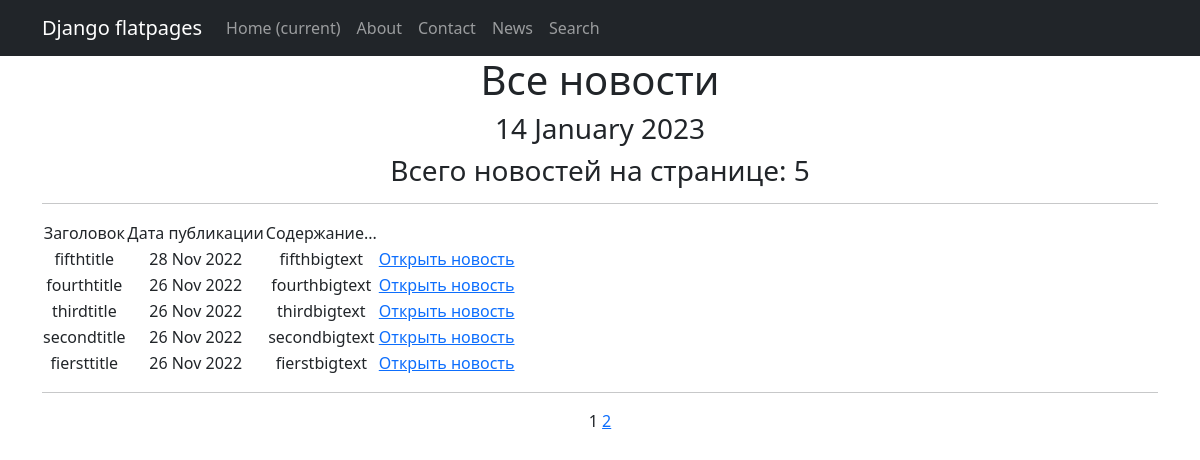
Page /news/ on the committed database.
### newsportal/models.py (models this page shows, shortened)
class Post(models.Model):
    author = models.ForeignKey(Author, on_delete=models.CASCADE)
    NEWS = 'NW'
    ARTICLE = 'AR'
    CATEGORY_CHOICES = (
        (NEWS, 'Новость'),
        (ARTICLE, 'Статья'),
    )
    categoryType = models.CharField(max_length=2, choices=CATEGORY_CHOICES, default=ARTICLE)
    dateCreation = models.DateTimeField(auto_now_add=True)
    postCategory = models.ManyToManyField(Category, through='postCategory')
    title = models.CharField(max_length=128)
    text = models.TextField()
    rating = models.SmallIntegerField(default=0)

### newsportal/views.py (the view)
# urls.py: path('', NewsList.as_view(), name='news_list'),
class NewsList(ListView):
    model = Post
    ordering = 'dateCreation'
    template_name = 'news.html'
    context_object_name = 'news'
    paginate_by = 5  # вот так мы можем указать количество записей на странице
    def get_queryset(self):
        queryset = super().get_queryset()
        self.filterset = PostFilter(self.request.GET, queryset)
        return self.filterset.qs

### newsportal/templatetags/custom_filters.py (called while the page is built)
@register.filter()
def censor(value):
    bad_words = ('бяка', 'бяки', 'бука', 'буки', 'буки!', 'буками')
    if not isinstance(value, str):
        raise TypeError(f"unresolved type '{type(value)}' expected  type 'str'")
    specialsimbols=('!', ',', '.', ':', ';')
    for word in value.split():
        if word[len(word)-1] in specialsimbols:
            word = word[:len(word)-1]
        if word.lower() in bad_words:
            value = value.replace(word, f"{word[0]}{'*' * (len(word) - 1)}")
    return value

### newsportal/templatetags/custom_tags.py (called while the page is built)
@register.simple_tag()
def current_time(format_string='%b %d %Y'):
   return datetime.utcnow().strftime(format_string)

### templates/flatpages/news.html (shortened to what this page needs)
{% extends 'flatpages/default.html' %}
{% load custom_filters %}
{% load custom_tags %}
{% block content %}
<h1>Все новости</h1>
<h3>{% current_time '%d %B %Y' %}</h3>
    {% if news %}
    <h3> Всего новостей на странице: {{ news|length }}</h3>
        <hr>
        <table>
            <tr>
                <td> Заголовок </td>
                <td> Дата публикации </td>
                <td> Содержание... </td>
            </tr>
            {% for new in news reversed %}
            <tr>
                <td>{{ new.title|censor }}</td>
                <td>{{ new.dateCreation|date:'d M Y' }}</td>
                <td>{{ new.text|censor|truncatechars:50 }}</td>
                <td><a href="{{new.id}}"> Открыть новость </a></td>
            </tr>
            {% endfor %}
        </table>
    {% else %}
        <h2>Новостей нет!</h2>
    {% endif %}
    <hr>
    {{ page_obj.number }}
    {% if page_obj.has_next %}
        <a href="?page={{ page_obj.next_page_number }}">{{ page_obj.next_page_number }}</a>
    {% endif %}
{% endblock content %}

### templates/flatpages/default.html (shortened to what this page needs)
<!DOCTYPE html>
<html lang="en">
    <head>
        {% load static %}
        <link href="{% static 'css/styles.css' %}" rel="stylesheet" />
    </head>
    <body>
        <nav class="navbar navbar-expand-lg navbar-dark bg-dark static-top">
            <div class="container">
                   <a class="navbar-brand" href="#">Django flatpages</a>
                   <div class="collapse navbar-collapse" id="navbarResponsive">
                       <ul class="navbar-nav ml-auto">
                           <li class="nav-item active">
                               <a class="nav-link" href="#">Home
                                   <span class="sr-only">(current)</span>
                               </a>
                           </li>
                           <li class="nav-item">
                               <a class="nav-link" href="/about/">About</a>
                           </li>
                           <li class="nav-item">
                               <a class="nav-link" href="/contacts/">Contact</a>
                           </li>
                           <li class="nav-item">
                               <a class="nav-link" href="/news/">News</a>
                           </li>
                           <li class="nav-item">
                               <a class="nav-link" href="/news/search/">Search</a>
                           </li>
                       </ul>
                   </div>
            </div>
        </nav>
        <div class="container">
            <div class="row">
                <div class="col-lg-12 text-center">
                    {% block content %}{% endblock content %}
                </div>
            </div>
        </div>
    </body>
</html>

### rows in the picture
Post: title|censor "fifthtitle", dateCreation "28 Nov 2022", text|censor "fifthbigtext"
Post: title|censor "fourthtitle", dateCreation "26 Nov 2022", text|censor "fourthbigtext"
Post: title|censor "thirdtitle", dateCreation "26 Nov 2022", text|censor "thirdbigtext"
Post: title|censor "secondtitle", dateCreation "26 Nov 2022", text|censor "secondbigtext"
Post: title|censor "fiersttitle", dateCreation "26 Nov 2022", text|censor "fierstbigtext"

### other values in the picture
{{ news|length }} "5"
{{ page_obj.number }} "1"
{{ page_obj.next_page_number }} "2"
